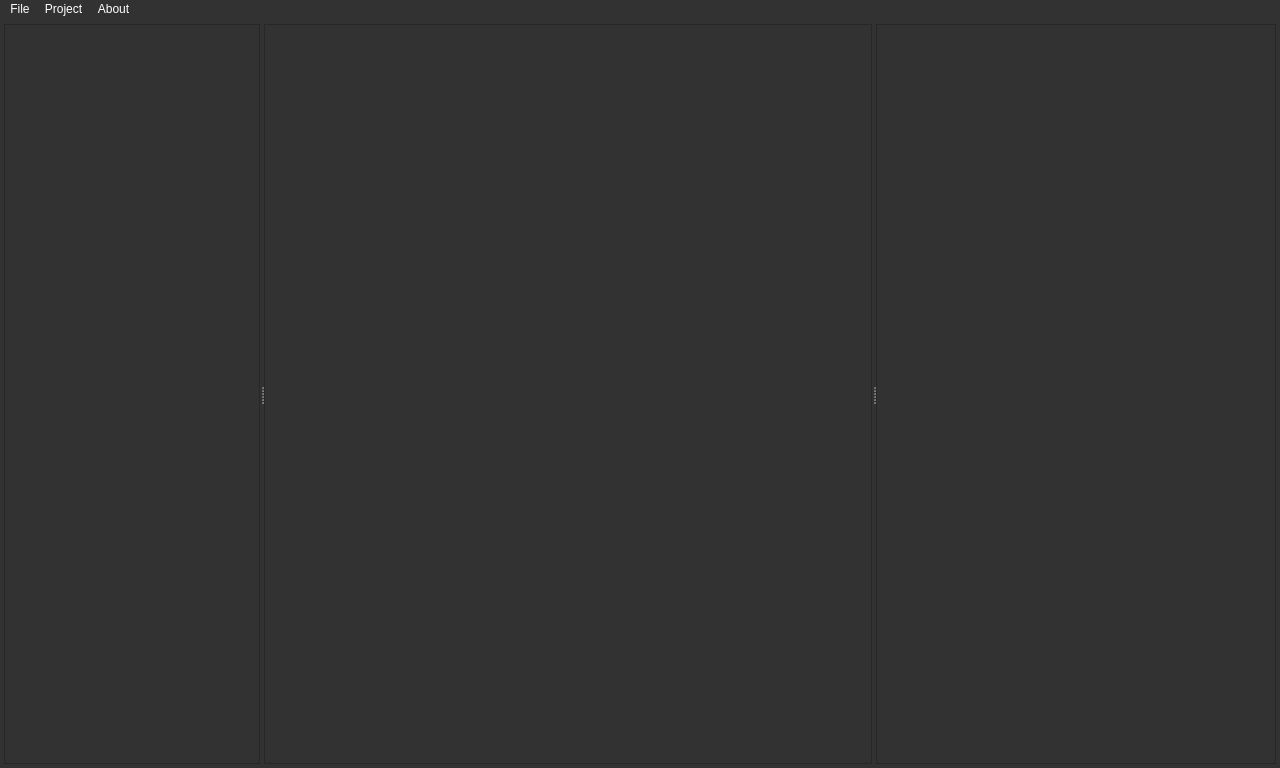
<?xml version="1.0" encoding="UTF-8"?>
<ui version="4.0">
 <class>MainWindow</class>
 <widget class="QMainWindow" name="MainWindow">
  <property name="windowModality">
   <enum>Qt::NonModal</enum>
  </property>
  <property name="geometry">
   <rect>
    <x>0</x>
    <y>0</y>
    <width>1280</width>
    <height>768</height>
   </rect>
  </property>
  <property name="minimumSize">
   <size>
    <width>1024</width>
    <height>600</height>
   </size>
  </property>
  <property name="contextMenuPolicy">
   <enum>Qt::DefaultContextMenu</enum>
  </property>
  <property name="windowTitle">
   <string>MainWindow</string>
  </property>
  <property name="autoFillBackground">
   <bool>false</bool>
  </property>
  <property name="styleSheet">
   <string notr="true">background-color: rgb(50, 50, 50);
font: 10pt &quot;Courier New&quot;;
color: white;</string>
  </property>
  <widget class="QWidget" name="centralWidget">
   <property name="sizePolicy">
    <sizepolicy hsizetype="Expanding" vsizetype="Expanding">
     <horstretch>0</horstretch>
     <verstretch>0</verstretch>
    </sizepolicy>
   </property>
   <property name="maximumSize">
    <size>
     <width>16777215</width>
     <height>16777215</height>
    </size>
   </property>
   <property name="styleSheet">
    <string notr="true"/>
   </property>
   <layout class="QVBoxLayout" name="verticalLayout">
    <property name="spacing">
     <number>0</number>
    </property>
    <property name="leftMargin">
     <number>4</number>
    </property>
    <property name="topMargin">
     <number>4</number>
    </property>
    <property name="rightMargin">
     <number>4</number>
    </property>
    <property name="bottomMargin">
     <number>4</number>
    </property>
    <item>
     <widget class="QSplitter" name="splitterH">
      <property name="enabled">
       <bool>true</bool>
      </property>
      <property name="sizePolicy">
       <sizepolicy hsizetype="Expanding" vsizetype="Preferred">
        <horstretch>0</horstretch>
        <verstretch>0</verstretch>
       </sizepolicy>
      </property>
      <property name="orientation">
       <enum>Qt::Horizontal</enum>
      </property>
      <property name="childrenCollapsible">
       <bool>false</bool>
      </property>
      <widget class="QWidget" name="widgetPreview" native="true">
       <property name="sizePolicy">
        <sizepolicy hsizetype="Fixed" vsizetype="Expanding">
         <horstretch>0</horstretch>
         <verstretch>0</verstretch>
        </sizepolicy>
       </property>
       <property name="minimumSize">
        <size>
         <width>100</width>
         <height>400</height>
        </size>
       </property>
       <property name="maximumSize">
        <size>
         <width>320</width>
         <height>16777215</height>
        </size>
       </property>
       <property name="autoFillBackground">
        <bool>false</bool>
       </property>
       <property name="styleSheet">
        <string notr="true"/>
       </property>
       <layout class="QVBoxLayout" name="verticalLayout_2">
        <property name="spacing">
         <number>0</number>
        </property>
        <property name="sizeConstraint">
         <enum>QLayout::SetDefaultConstraint</enum>
        </property>
        <property name="leftMargin">
         <number>0</number>
        </property>
        <property name="topMargin">
         <number>0</number>
        </property>
        <property name="rightMargin">
         <number>0</number>
        </property>
        <property name="bottomMargin">
         <number>0</number>
        </property>
        <item>
         <widget class="QPreviewWidget" name="previewList">
          <property name="lineWidth">
           <number>0</number>
          </property>
          <property name="spacing">
           <number>0</number>
          </property>
          <property name="selectionRectVisible">
           <bool>true</bool>
          </property>
         </widget>
        </item>
       </layout>
      </widget>
      <widget class="QSplitter" name="splitterV">
       <property name="sizePolicy">
        <sizepolicy hsizetype="Expanding" vsizetype="Expanding">
         <horstretch>1</horstretch>
         <verstretch>0</verstretch>
        </sizepolicy>
       </property>
       <property name="minimumSize">
        <size>
         <width>1000</width>
         <height>0</height>
        </size>
       </property>
       <property name="styleSheet">
        <string notr="true"/>
       </property>
       <property name="orientation">
        <enum>Qt::Horizontal</enum>
       </property>
       <property name="childrenCollapsible">
        <bool>false</bool>
       </property>
       <widget class="QWidget" name="widgetWork" native="true">
        <property name="sizePolicy">
         <sizepolicy hsizetype="Expanding" vsizetype="Preferred">
          <horstretch>1</horstretch>
          <verstretch>0</verstretch>
         </sizepolicy>
        </property>
        <property name="minimumSize">
         <size>
          <width>400</width>
          <height>0</height>
         </size>
        </property>
        <layout class="QVBoxLayout" name="verticalLayout_4">
         <property name="spacing">
          <number>0</number>
         </property>
         <property name="leftMargin">
          <number>0</number>
         </property>
         <property name="topMargin">
          <number>0</number>
         </property>
         <property name="rightMargin">
          <number>0</number>
         </property>
         <property name="bottomMargin">
          <number>0</number>
         </property>
         <item>
          <widget class="QWorkingAreaWidget" name="workingList"/>
         </item>
        </layout>
       </widget>
       <widget class="QWidget" name="chordWidget" native="true">
        <property name="sizePolicy">
         <sizepolicy hsizetype="Preferred" vsizetype="Preferred">
          <horstretch>0</horstretch>
          <verstretch>0</verstretch>
         </sizepolicy>
        </property>
        <property name="minimumSize">
         <size>
          <width>400</width>
          <height>0</height>
         </size>
        </property>
        <property name="styleSheet">
         <string notr="true"/>
        </property>
        <layout class="QVBoxLayout" name="verticalLayout_5">
         <property name="leftMargin">
          <number>0</number>
         </property>
         <property name="topMargin">
          <number>0</number>
         </property>
         <property name="rightMargin">
          <number>0</number>
         </property>
         <property name="bottomMargin">
          <number>0</number>
         </property>
         <item>
          <widget class="QTabLineWidget" name="tabLineListView">
           <property name="lineWidth">
            <number>0</number>
           </property>
           <property name="spacing">
            <number>0</number>
           </property>
           <property name="selectionRectVisible">
            <bool>true</bool>
           </property>
          </widget>
         </item>
        </layout>
       </widget>
      </widget>
     </widget>
    </item>
   </layout>
  </widget>
  <widget class="QMenuBar" name="menuBar">
   <property name="geometry">
    <rect>
     <x>0</x>
     <y>0</y>
     <width>1280</width>
     <height>21</height>
    </rect>
   </property>
   <property name="minimumSize">
    <size>
     <width>0</width>
     <height>20</height>
    </size>
   </property>
   <widget class="QMenu" name="menuMenu">
    <property name="title">
     <string>File</string>
    </property>
    <addaction name="action_New_Project"/>
    <addaction name="separator"/>
    <addaction name="action_Open_project"/>
    <addaction name="action_Save_Project"/>
    <addaction name="separator"/>
    <addaction name="action_Exit"/>
   </widget>
   <widget class="QMenu" name="menuProject">
    <property name="title">
     <string>Project</string>
    </property>
    <addaction name="action_Project_Config"/>
    <addaction name="separator"/>
    <addaction name="actionPlay"/>
   </widget>
   <widget class="QMenu" name="menuAbout">
    <property name="title">
     <string>About</string>
    </property>
    <addaction name="actionAbout"/>
   </widget>
   <addaction name="menuMenu"/>
   <addaction name="menuProject"/>
   <addaction name="menuAbout"/>
  </widget>
  <action name="action_Open_project">
   <property name="text">
    <string>&amp;Open Project</string>
   </property>
  </action>
  <action name="action_New_Project">
   <property name="text">
    <string>&amp;New Project</string>
   </property>
  </action>
  <action name="action_Save_Project">
   <property name="text">
    <string>&amp;Save Project</string>
   </property>
  </action>
  <action name="action_Exit">
   <property name="text">
    <string>&amp;Exit</string>
   </property>
  </action>
  <action name="action_Project_Config">
   <property name="text">
    <string>&amp;Project Config</string>
   </property>
  </action>
  <action name="actionAbout">
   <property name="text">
    <string>About</string>
   </property>
  </action>
  <action name="actionPlay">
   <property name="text">
    <string>Play</string>
   </property>
  </action>
 </widget>
 <layoutdefault spacing="6" margin="11"/>
 <customwidgets>
  <customwidget>
   <class>QTabLineWidget</class>
   <extends>QListWidget</extends>
   <header>qtablinewidget.h</header>
  </customwidget>
  <customwidget>
   <class>QPreviewWidget</class>
   <extends>QListView</extends>
   <header>qpreviewwidget.h</header>
  </customwidget>
  <customwidget>
   <class>QWorkingAreaWidget</class>
   <extends>QListView</extends>
   <header>qworkingareawidget.h</header>
  </customwidget>
 </customwidgets>
 <resources/>
 <connections/>
</ui>
